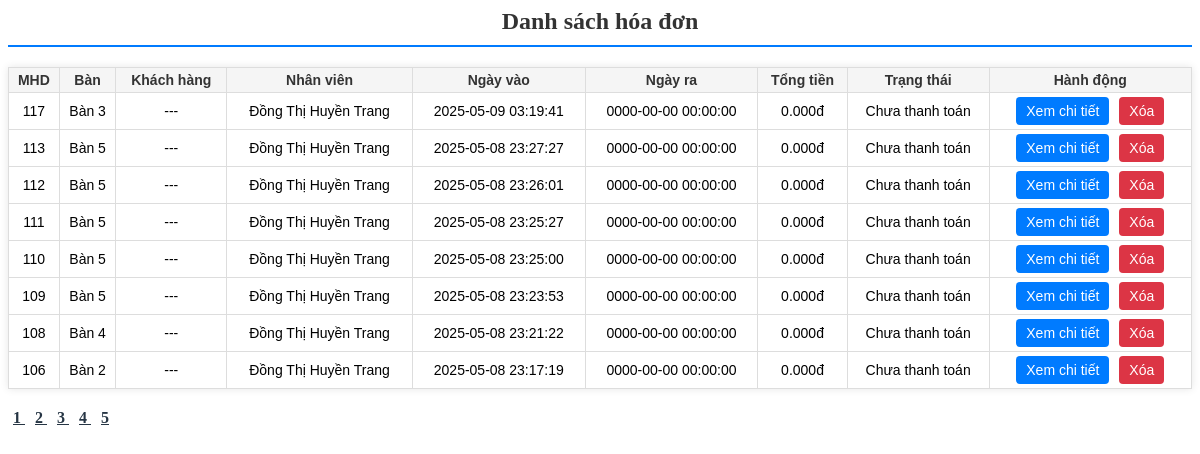
The app's page /admin/quanly_hoadon.php with its own data.
### tables this page shows
CREATE TABLE `tbl_bill` (
  `id_bill` int(11) NOT NULL,
  `id_table` int(11) NOT NULL,
  `date_check_in` datetime NOT NULL,
  `date_check_out` datetime NOT NULL,
  `id_customer` int(11) DEFAULT NULL,
  `id_admin` int(11) NOT NULL,
  `status` tinyint(1) NOT NULL,
  `total_amount` varchar(100) DEFAULT NULL
);

CREATE TABLE `tbl_table` (
  `id_table` int(11) NOT NULL,
  `name_table` varchar(20) NOT NULL,
  `status` bit(1) NOT NULL
);

### admin/quanly_hoadon.php (the view, shortened to what this page needs)
<?php
include '../include/database.php';
$limit = 8;
$page = isset($_GET['page']) ? (int)$_GET['page'] : 1;
$start = ($page - 1) * $limit;
$totalResult = $conn->query("SELECT COUNT(*) AS total FROM tbl_bill");
$totalRow = $totalResult->fetch_assoc();
$totalBills = $totalRow['total'];
$totalPages = ceil($totalBills / $limit);
$sql = "SELECT b.*, t.name_table, a.admin_name, c.fullname
        FROM tbl_bill b
        LEFT JOIN tbl_table t ON b.id_table = t.id_table
        LEFT JOIN tbl_admin a ON b.id_admin = a.id_admin
        LEFT JOIN tbl_customer c ON b.id_customer = c.id_customer
        ORDER BY b.date_check_in DESC
        LIMIT $start, $limit";
$result = $conn->query($sql);
?>
<h2 style="text-align:center;">Danh sách hóa đơn</h2>
<table>
    <thead>
        <tr>
            <th>MHD</th>
            <th>Bàn</th>
            <th>Khách hàng</th>
            <th>Nhân viên</th>
            <th>Ngày vào</th>
            <th>Ngày ra</th>
            <th>Tổng tiền</th>
            <th>Trạng thái</th>
            <th>Hành động</th>
        </tr>
    </thead>
    <tbody id="invoice-table">
        <?php if ($result && $result->num_rows > 0): ?>
            <?php while ($row = $result->fetch_assoc()): ?>
                <tr>
                    <td><?= $row['id_bill'] ?></td>
                    <td><?= htmlspecialchars($row['name_table']) ?></td>
                    <td><?= htmlspecialchars($row['fullname'] ?? '---') ?></td>
                    <td><?= htmlspecialchars($row['admin_name'] ?? '---') ?></td>
                    <td><?= $row['date_check_in'] ?></td>
                    <td><?= $row['date_check_out'] ?></td>
                    <td><?= number_format($row['total_amount']) ?>.000đ</td>
                    <td><?= $row['status'] == 1 ? 'Đã thanh toán' : 'Chưa thanh toán' ?></td>
                    <td>
                    <button type="button" class="btn detail-btn" onclick="loadBillDetail(<?= $row['id_bill'] ?>)">
                        Xem chi tiết
                    </button>
                    <button class="btn delete-btn" onclick="deleteBill(<?= $row['id_bill'] ?>)">Xóa</button>
                    </td>
                </tr>
            <?php endwhile; ?>
        <?php else: ?>
            <tr>
                <td colspan="8" style="text-align:center;">Không có hóa đơn nào</td>
            </tr>
        <?php endif; ?>
    </tbody>
</table>
<div style="margin-top: 10px;">
    <?php for ($i = 1; $i <= $totalPages; $i++): ?>
        <a href="?page=<?= $i ?>#user"<?= $i == $page ? 'font-weight: bold;' : '' ?>">
            <?= $i ?>
        </a>
    <?php endfor; ?>
</div>

### admin/quanly_hoadon.php (style rules this page uses)
h2 { text-align: center; margin-bottom: 20px; color: #333; border-bottom: 2px solid #007BFF; padding-bottom: 10px; }
table { width: 100%; border-collapse: collapse; margin: 0 auto 20px auto; font-family: Arial, sans-serif; font-size: 14px; background-color: #fff; box-shadow: 0 0 8px rgba(0,0,0,0.1); }
th, td { padding: 4px 4px; border: 1px solid #ddd; text-align: center; }
thead { background-color: #f5f5f5; font-weight: bold; color: #333; }
a { margin: 0px; font-weight: bold; padding: 5px; color: #263544; }
.btn { padding: 6px 10px; font-size: 14px; border: none; border-radius: 4px; cursor: pointer; margin: 0 3px; }
.detail-btn { background-color: #007BFF; color: white; }
.delete-btn { background-color: #dc3545; color: white; }

### records on screen
tbl_bill: id_bill "117", id_table.name_table "Bàn 3", fullname "---", id_admin.admin_name "Đồng Thị Huyền Trang", date_check_in "2025-05-09 03:19:41", date_check_out "0000-00-00 00:00:00", total_amount "0", status "Chưa thanh toán"
tbl_bill: id_bill "113", id_table.name_table "Bàn 5", fullname "---", id_admin.admin_name "Đồng Thị Huyền Trang", date_check_in "2025-05-08 23:27:27", date_check_out "0000-00-00 00:00:00", total_amount "0", status "Chưa thanh toán"
tbl_bill: id_bill "112", id_table.name_table "Bàn 5", fullname "---", id_admin.admin_name "Đồng Thị Huyền Trang", date_check_in "2025-05-08 23:26:01", date_check_out "0000-00-00 00:00:00", total_amount "0", status "Chưa thanh toán"
tbl_bill: id_bill "111", id_table.name_table "Bàn 5", fullname "---", id_admin.admin_name "Đồng Thị Huyền Trang", date_check_in "2025-05-08 23:25:27", date_check_out "0000-00-00 00:00:00", total_amount "0", status "Chưa thanh toán"
tbl_bill: id_bill "110", id_table.name_table "Bàn 5", fullname "---", id_admin.admin_name "Đồng Thị Huyền Trang", date_check_in "2025-05-08 23:25:00", date_check_out "0000-00-00 00:00:00", total_amount "0", status "Chưa thanh toán"
tbl_bill: id_bill "109", id_table.name_table "Bàn 5", fullname "---", id_admin.admin_name "Đồng Thị Huyền Trang", date_check_in "2025-05-08 23:23:53", date_check_out "0000-00-00 00:00:00", total_amount "0", status "Chưa thanh toán"
tbl_bill: id_bill "108", id_table.name_table "Bàn 4", fullname "---", id_admin.admin_name "Đồng Thị Huyền Trang", date_check_in "2025-05-08 23:21:22", date_check_out "0000-00-00 00:00:00", total_amount "0", status "Chưa thanh toán"
tbl_bill: id_bill "106", id_table.name_table "Bàn 2", fullname "---", id_admin.admin_name "Đồng Thị Huyền Trang", date_check_in "2025-05-08 23:17:19", date_check_out "0000-00-00 00:00:00", total_amount "0", status "Chưa thanh toán"
